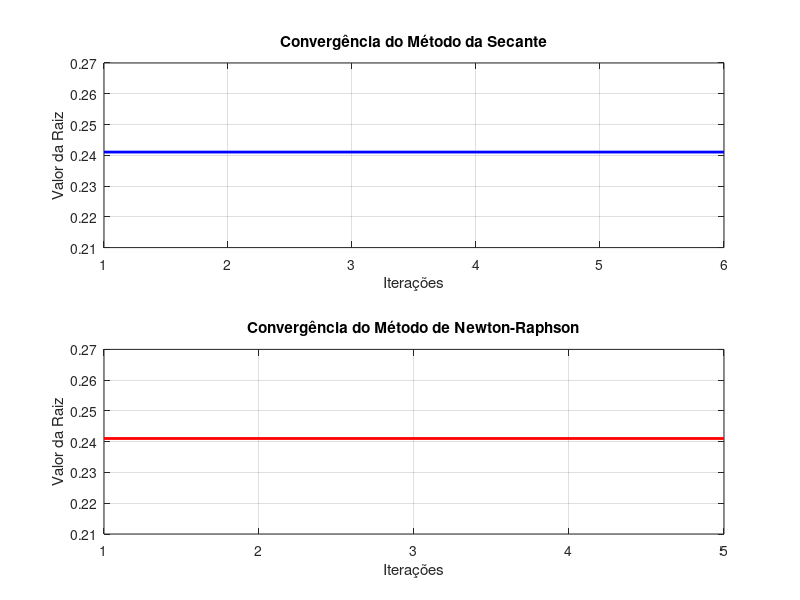

The MATLAB script that drew this image:
function lista5Questao3()
    % Definindo constantes
    e = 8.9e-12;
    F = 1.25;
    q = 2e-5;
    Q = 2e-5;
    raio = 0.85;

    % Definindo a função
    f = @(x) (1/(4*pi*e)) * (q * Q * x / (x^2 + raio^2)^(3/2)) - F;

    % Define a tolerância para o erro absoluto
    Es = 5^(-4); % Tolerância em porcentagem

    % Executar o método da Secante
    fprintf("Método da Secante:\n");
    [rootSecante, itSecante] = metodoSecante(f, Es);

    % Executar o método de Newton-Raphson
    fprintf("\nMétodo de Newton-Raphson:\n");
    [rootNewton, itNewton] = metodoNewtonRaphson(f, e, q, Q, raio, Es);

    % Criar tabela comparativa
    criar_tabela(itSecante, rootSecante, itNewton, rootNewton);

    % Criar gráficos de convergência
    criar_graficos(itSecante, itNewton, rootSecante, rootNewton);
endfunction

function [r, it] = metodoSecante(f, Es)
    Ea = Inf; % Erro absoluto inicial
    xPrevio = 0.5; % Valor inicial
    x = 0.6; % Valor inicial
    it = 0; % Contador de iterações
    N = 20; % Número máximo de iterações

    for it = 0:(N-1)
        xProx = (xPrevio * f(x) - x * f(xPrevio)) / (f(x) - f(xPrevio)); % Cálculo do próximo x

        Ea = calcularErroEstimativa(xProx, x);
        fprintf('Iteração %d: xr = %f, f(x) = %f, Ea = %f\n', it, x, f(x), Ea);

        if(Ea < Es)
            fprintf("Iterações %d: Raiz encontrada: %f\n", it + 1, xProx);
            r = xProx;
            return;
        end

        xPrevio = x;
        x = xProx;
    endfor

    fprintf("Método falhou em %d iterações\n", it);
    r = NaN; % Indica falha
endfunction

function [r, it] = metodoNewtonRaphson(f, e, q, Q, raio, Es)
    df = @(x) (1 / (4 * pi * e)) * ...
        ((q * Q * (x^2 + raio^2)^(3/2)) - ...
         (3 * q * Q * x^2 * (x^2 + raio^2)^(1/2))) / ...
        (x^2 + raio^2)^3;

    Ea = Inf; % Erro absoluto inicial
    x = 0.5; % Valor inicial
    it = 0; % Contador de iterações
    N = 20; % Número máximo de iterações

    for it = 0:(N-1)
        xProx = x - f(x) / df(x); % Cálculo do próximo x
        Ea = calcularErroEstimativa(xProx, x);

        fprintf('Iteração %d: xr = %f, f(x) = %f, Ea = %f\n', it, x, f(x), Ea);

        if(Ea < Es)
            fprintf("Iterações %d: Raiz encontrada: %f\n", it + 1, xProx);
            r = xProx;
            return;
        end

        x = xProx;
    endfor

    fprintf("Método falhou em %d iterações\n", it);
    r = NaN; % Indica falha
endfunction

function Ea = calcularErroEstimativa(resultadoAtual, resultadoPrev)
    if resultadoPrev == Inf
        Ea = Inf; % Se o valor anterior for infinito, o erro é infinito
    else
        Ea = abs((resultadoAtual - resultadoPrev) / resultadoAtual) * 100; % Calcula o erro percentual
    end
endfunction

function criar_tabela(itSecante, rootSecante, itNewton, rootNewton)
    fprintf("\nTabela Comparativa:\n");
    fprintf("%-20s %-20s %-20s\n", "Método", "Número de Iterações", "Resultado Final");
    fprintf("%-20s %-20d %-20f\n", "Secante", itSecante, rootSecante);
    fprintf("%-20s %-20d %-20f\n", "Newton-Raphson", itNewton, rootNewton);
endfunction

function criar_graficos(itSecante, itNewton, rootSecante, rootNewton)
    % Exemplo de como você poderia criar gráficos de convergência
    figure;

    % Gráfico para Secante
    subplot(2, 1, 1);
    plot(1:itSecante, linspace(rootSecante, rootSecante, itSecante), 'b-', 'LineWidth', 2);
    title('Convergência do Método da Secante');
    xlabel('Iterações');
    ylabel('Valor da Raiz');
    grid on;

    % Gráfico para Newton-Raphson
    subplot(2, 1, 2);
    plot(1:itNewton, linspace(rootNewton, rootNewton, itNewton), 'r-', 'LineWidth', 2);
    title('Convergência do Método de Newton-Raphson');
    xlabel('Iterações');
    ylabel('Valor da Raiz');
    grid on;

    % Salvar gráficos se necessário
    saveas(gcf, 'convergencia_métodos_secante_newton.png');
endfunction

% Chama a função principal
lista5Questao3();
